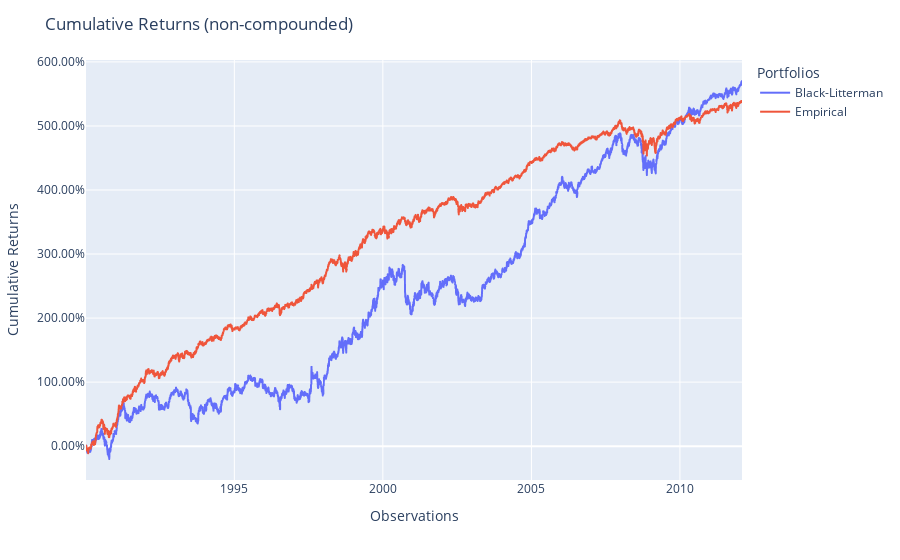

Here is the notebook cell this chart was saved with:
### Markdown cell above
## Analysis

### Code cell
population = Population([pred_black_litterman, pred_benchmark])
population.plot_cumulative_returns()

### Figure 1 — Plotly figure (JSON) as saved in the notebook; plotly's stock layout.template omitted (floating-point values rounded to 4 significant figures; data arrays with more than 128 entries replaced by an {"elided": "..."} marker saying what was removed)
{"data": [{"hovertemplate": "variable=Black-Litterman<br>index=%{x}<br>value=%{y}<extra></extra>", "legendgroup": "Black-Litterman", "line": {"color": "#636efa", "dash": "solid"}, "marker": {"symbol": "circle"}, "mode": "lines", "name": "Black-Litterman", "showlegend": true, "type": "scattergl", "x": {"elided": "5569 str values"}, "xaxis": "x", "y": {"elided": "5569 float values"}, "yaxis": "y"}, {"hovertemplate": "variable=Empirical<br>index=%{x}<br>value=%{y}<extra></extra>", "legendgroup": "Empirical", "line": {"color": "#EF553B", "dash": "solid"}, "marker": {"symbol": "circle"}, "mode": "lines", "name": "Empirical", "showlegend": true, "type": "scattergl", "x": {"elided": "5569 str values"}, "xaxis": "x", "y": {"elided": "5569 float values"}, "yaxis": "y"}], "layout": {"legend": {"title": {"text": "Portfolios"}, "tracegroupgap": 0}, "margin": {"t": 60}, "title": {"text": "Cumulative Returns (non-compounded)"}, "xaxis": {"anchor": "y", "domain": [0, 1], "title": {"text": "Observations"}}, "yaxis": {"anchor": "x", "domain": [0, 1], "tickformat": ".2%", "title": {"text": "Cumulative Returns"}}}}
